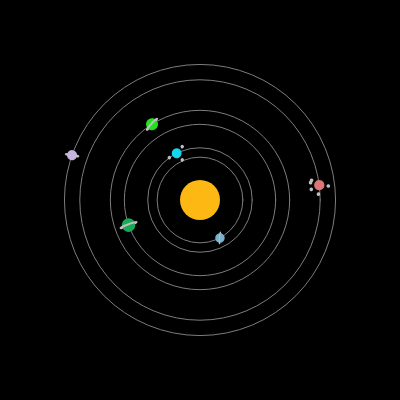
Frame 1 (no input)
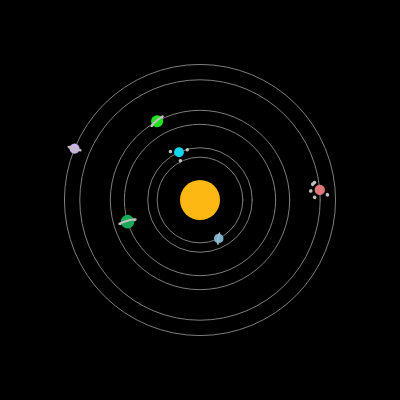
Frame 60 (no input)
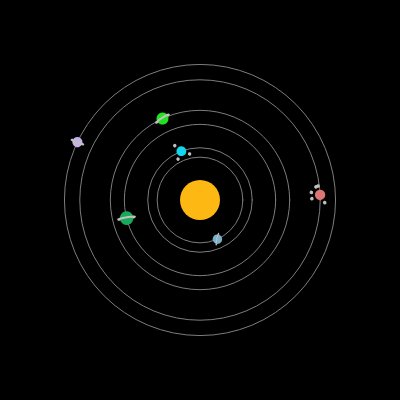
Frame 120 (the mouse pressed at the canvas centre since frame 60)

The p5.js sketch that drew these frames (run headless with seeded random() and noise() and a simulated clock; from frame 60 on, the mouse is pressed at the canvas centre):

// p5.js sketch
// ── sketch.js
// Title: Coding Challenge #6 - Mitosis
// Author: Daniel Kaye
//  URL: http://dnkaye.com/2020_CodingChallenges.html
//
// Based on Daniel Schiffman's (Coding Train) coding challenges
//  URL: https://thecodingtrain.com/CodingChallenges/007-solarsystemgenerator
//  
// What is this?
//  Attempt to draw a moving model of a 2D solar system
//
// How do I do this?
//  I attempt to complete Daniel Schiffman's coding challenges before watching
//  his video, then afterwards I watch and see what he did differently, and learn!

// Things I'm proud of / differences from The Coding Train version:
// -Video makes planets as recursive object (sun, planets, moon, all same class), which at first I was impressed by, but as video progressed I'm glad I made them all seperate, it seemed unbenefitial in this case
// -orbit and planet radius generation that avoids overlaps
// -mine draws the orbit lines
// -spent a long time trying to make this work with elliptical orbits, too much math, gave up
// -random chance of moons OR rings

let planets = [];
let orbitRadii = [];
let numOfPlanets = 6;
let speed = 0.001;
let minPlanetRadius = 5;
let maxPlanetRadius = 20;
let sunRadius = 20;

function setup() {
  createCanvas(400, 400);
  generateOrbitRadii();
  generatePlanets();
}

function draw() {
  if (focused || frameCount < 30) {
    background(0);
    translate(width / 2, height / 2);
    drawSun();
    drawAllOrbits();
    moveAllPlanets();
    drawAllPlanets();
  } else {
    drawUnpauseInstructions();
  }
}

function drawUnpauseInstructions() {
  noStroke();
  fill(255);
  textAlign(CENTER);
  textSize(18);
  text('click to activate', width / 2, height - height / 5);
}

function generatePlanets() {
  for (let i = 0; i < numOfPlanets; i++) {
    if (i == 0) {
      planets.push(new Planet(orbitRadii[i], sunRadius, orbitRadii[i + 1]));
    } else if (i < numOfPlanets - 1) {
      planets.push(new Planet(orbitRadii[i], orbitRadii[i - 1], orbitRadii[i + 1]));
    } else {
      planets.push(new Planet(orbitRadii[i], orbitRadii[i - 1], orbitRadii[i] * 2));
    }
  }
}

// ensures radi don't overlap and are evenly spaced
function generateOrbitRadii() {
  let previousRadius = sunRadius;
  let numOfPlanetsRemaining = numOfPlanets;
  let minOrbitForNextPlanet = previousRadius + minPlanetRadius;
  let availableSpaceForNextOrbit = width / 2 - previousRadius;
  let maxOrbitForNextPlanet = (availableSpaceForNextOrbit / numOfPlanetsRemaining) + previousRadius;
  for (let i = numOfPlanets; i > 0; i--) {
    orbitRadii.push(random(minOrbitForNextPlanet, maxOrbitForNextPlanet));
    previousRadius = orbitRadii[orbitRadii.length - 1];
    // numOfPlanetsRemaining -= 1;
    minOrbitForNextPlanet = previousRadius + minPlanetRadius;
    availableSpaceForNextOrbit = width / 2 - previousRadius;
    maxOrbitForNextPlanet = (availableSpaceForNextOrbit / i) + previousRadius;
  }
  print(orbitRadii);
}

function drawAllPlanets() {
  for (let planet of planets) {
    planet.draw();
  }
}

function moveAllPlanets() {
  for (let planet of planets) {
    planet.move();
  }
}

function drawSun() {
  fill(253, 184, 19); // sun yellow/orange
  noStroke();
  circle(0, 0, sunRadius * 2);
}

function drawAllOrbits() {
  for (let planet of planets) {
    planet.drawOrbit();
  }
}

function isHovered() {
  if (mouseX > 0 && mouseX < width && mouseY > 0 && mouseY < height) {
    return true;
  } else {
    noStroke();
    fill(255);
    textAlign(CENTER);
    text('mouseover canvas to activate', width / 2, height - 30);
    return false;
  }
}
// ── moon.js
class Moon{
  constructor(moonOrbitRadius, planetOrbitRadius, planetSpeed){
    this.mr = moonOrbitRadius / 5;
    this.moonOrbitRadius = moonOrbitRadius;
    this.planetOrbitRadius = planetOrbitRadius;
    this.moonAngle = random(0, 2 * PI);
    this.moonSpeed = random(planetSpeed * 8, planetSpeed * 12);
  }
  
  draw(){
    this.move();
    noStroke();
    fill(192);
    push();
    translate(this.planetOrbitRadius, 0);
    rotate(this.moonAngle);
    circle(this.moonOrbitRadius, 0, this.mr * 2);
    pop();
  }
  
  move(){
    this.moonAngle += this.moonSpeed;
  }
}

// ── planet.js
class Planet {
  constructor(orbitRadius, previousOrbitRadius, nextOrbitRadius) {
    let halfDistToPrevOrbit = (orbitRadius - previousOrbitRadius) / 2;
    let halfDistToNextOrbit = (nextOrbitRadius - orbitRadius) / 2;
    this.prMax = min(halfDistToPrevOrbit, halfDistToNextOrbit);
    this.prMax = min(this.prMax, maxPlanetRadius);
    this.pr = random(minPlanetRadius, this.prMax); // planet radius
    this.or = orbitRadius;
    this.a = random(0, PI * 2); // planet angle (polar location)
    this.ra = random(0, PI * 2)  // angle of rings
    this.c = color(random(255), random(255), random(255));
    this.s = random(speed * 0.5, speed * 1.5) // planet speed
    // planets either get a ring, moons, or nothing
    let x = random(0, 3);
    if (x < 1) {
      this.hasMoons = true;
      this.numOfMoons = floor(random(1, 6));
      this.moons = [];
      this.createMoons();
    } else if (x < 2) {
      this.hasRing = true;
    }

  }

  draw() {
    push();
    rotate(this.a);
    this.drawPlanet();
    if (this.hasMoons) {
      this.drawMoons();
    } else if (this.hasRing){
      this.drawRing();
    }
    pop();
  }

  drawOrbit() {
    noFill();
    stroke(125);
    circle(0, 0, this.or * 2);
  }

  drawPlanet() {
    noStroke();
    fill(this.c);
    circle(this.or, 0, this.pr * 2);
  }

  drawMoons() {
    for (let moon of this.moons) {
      moon.draw(this.pr * 3);
    }
  }
  
  drawRing(){
    stroke(192);
    noFill();
    strokeWeight(floor(map(this.pr, minPlanetRadius, maxPlanetRadius, 2, 4)));
    push();
    translate(this.or, 0);
    rotate((-1 * this.a) + this.ra);
    this.ra += this.s * 2;
    arc(0, 0, this.pr * 2.5, this.pr * 0.25, -(PI / 48), PI + (PI / 48));
    pop();
  }

  move() {
    this.a += this.s;
  }

  createMoons() {
    for (let i = 0; i < this.numOfMoons; i++) {
      this.moons.push(new Moon(this.pr * 1.75, this.or, this.s));
    }
    print(this.moons);
  }

}
